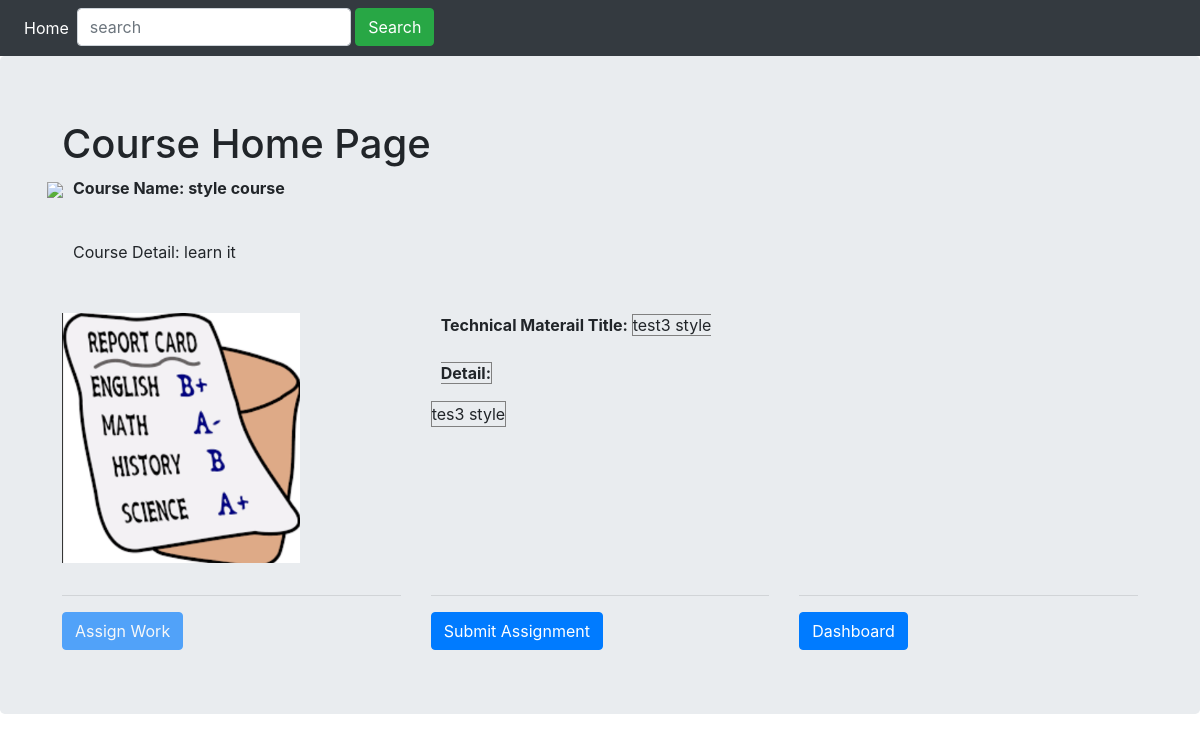
/course/3, run on the app's committed database.
### wsgi.py (models this page shows, shortened)
class Blog(db.Model):
    id = db.Column(db.Integer,primary_key = True)
    title = db.Column(db.String(100))
    text = db.Column(db.Text)

class TeacherWork(db.Model):
    id = db.Column(db.Integer, primary_key=True)
    title = db.Column(db.String(80), unique=True)
    detail = db.Column(db.String(500))
    answer = db.Column(db.String(5000))
    course_id = db.Column(db.Integer)

### wsgi.py (the view)
@app.route('/course/<id>',methods = ['GET'])
def course_home(id):
    if request.method == 'GET':
        blog = Blog.query.filter_by(id = id).first_or_404()
        teacherWork = TeacherWork.query.filter_by(course_id = id).first()
        print(id, blog, 'in query_blog','@'*20)
        return rt('course.html',blog = blog, teacherWork=teacherWork)
    else:
        return '',204

### movie/templates/course.html (shortened to what this page needs)
<!DOCTYPE html>
<html lang="en">
  <head>
    <link rel='stylesheet' href='/static/bootstrap-4.5.2-dist/css/bootstrap.min.css'>
  </head>
  <body>
<nav class="navbar navbar-expand-lg navbar-dark bg-dark">
  <div class="collapse navbar-collapse" id="navbarSupportedContent">
    <ul class="navbar-nav mr-auto">
      <li class="nav-item active">
        <a class="nav-link" href="/home">Home <span class="sr-only">(current)</span></a>
      </li>
      <li class="nav-item active">
        <form class="form-inline my-2 my-lg-0 navbar-right" action="/home" method="POST">
                <div class="form-group">
                  <input type="text" name="keyword" placeholder="search" class="form-control" autofocus>&nbsp;
                </div>
              <input type="submit" value="Search" class="btn btn-success">
        </form>
      </li>
    </ul>
  </div>
</nav>
    <div class="jumbotron">
      <div class="container">
<div class="container">
   <h1>Course Home Page</h1>
  <div class="row">
    <div class="col-md4">
              <figure>
            <img src="/static/images/course.png" class="img-fluid" style="height:80px;">
        </figure>
    </div>
    <div class="col-md4">
        <p style="width:500px;padding-left:10px;font-weight: bold;">Course Name:
{{ blog.title }}
        </p>
        <br/>
        <p style="width:500px;padding-left:10px;">Course Detail: {{ blog.text }}
        </p>
    </div>
  </div>
  <div class="row">
  </div>
  <div class="row">
    <div class="col-sm-4">
              <figure>
            <img src="/static/images/ml.png" class="img-fluid" style="height:250px;">
        </figure>
    </div>
    <div class="col-sm-8">
        <p style="width:500px;padding-left:10px;">
            <span style="font-weight:bold;">Technical Materail Title: </span>
            <span id="titleLbl" style="border: 1px solid gray; " >
              <span>
     {{teacherWork.title}}
  </span>
       <br/><br/>
        <span style="font-weight:bold;">Detail: </span>
        <br/>
        <div style="border: 1px solid gray; display: inline-block">
      {{teacherWork.detail}}
        </div>
      </p>
    </div>
  </div>
    <div class="row">
      <div class="col-sm-4">
      <hr/>
      {% if session['isadmin'] and session['logged_in'] %}
      <button type="button" class="btn btn-primary" onclick="relocate_assignwork()">Assign Work</button>
      {% else %}
      <button type="button" class="btn btn-primary" disabled> Assign Work</button>
      {% endif %}
      </div>
      <div class="col-sm-4">
      <hr/>
      <button type="button" class="btn btn-primary" onclick="relocate_student()">Submit Assignment</button>
      </div>
      <div class="col-sm-4">
    <hr/>
      <button type="button" class="btn btn-primary" onclick="relocate_dashboard()">Dashboard</button>
      </div>
    </div>
</div>
      </div>
    </div>
  </body>
</html>

### data on the page
Blog: title "style course", text "learn it"
TeacherWork: title "test3 style", detail "tes3 style"
